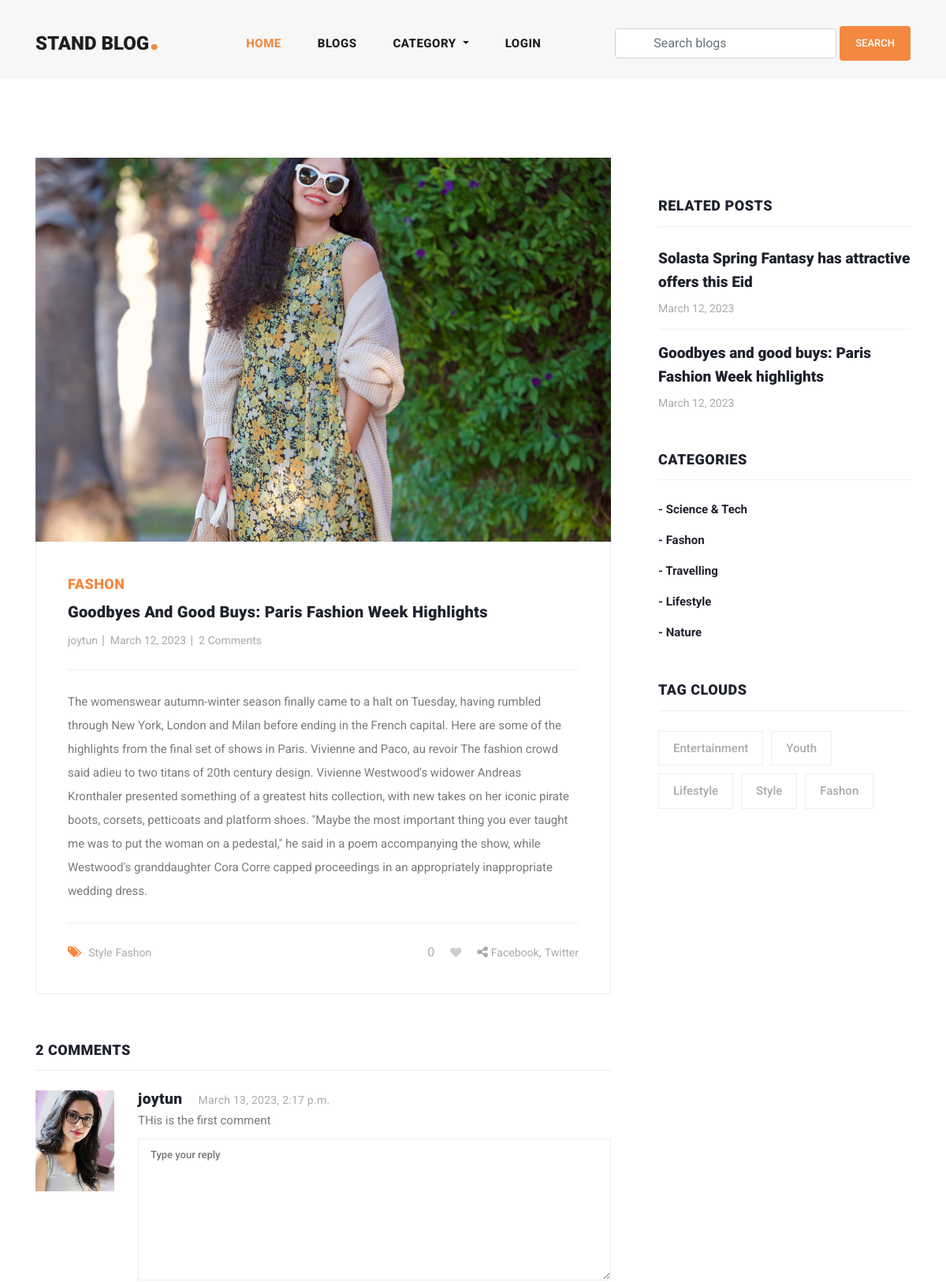
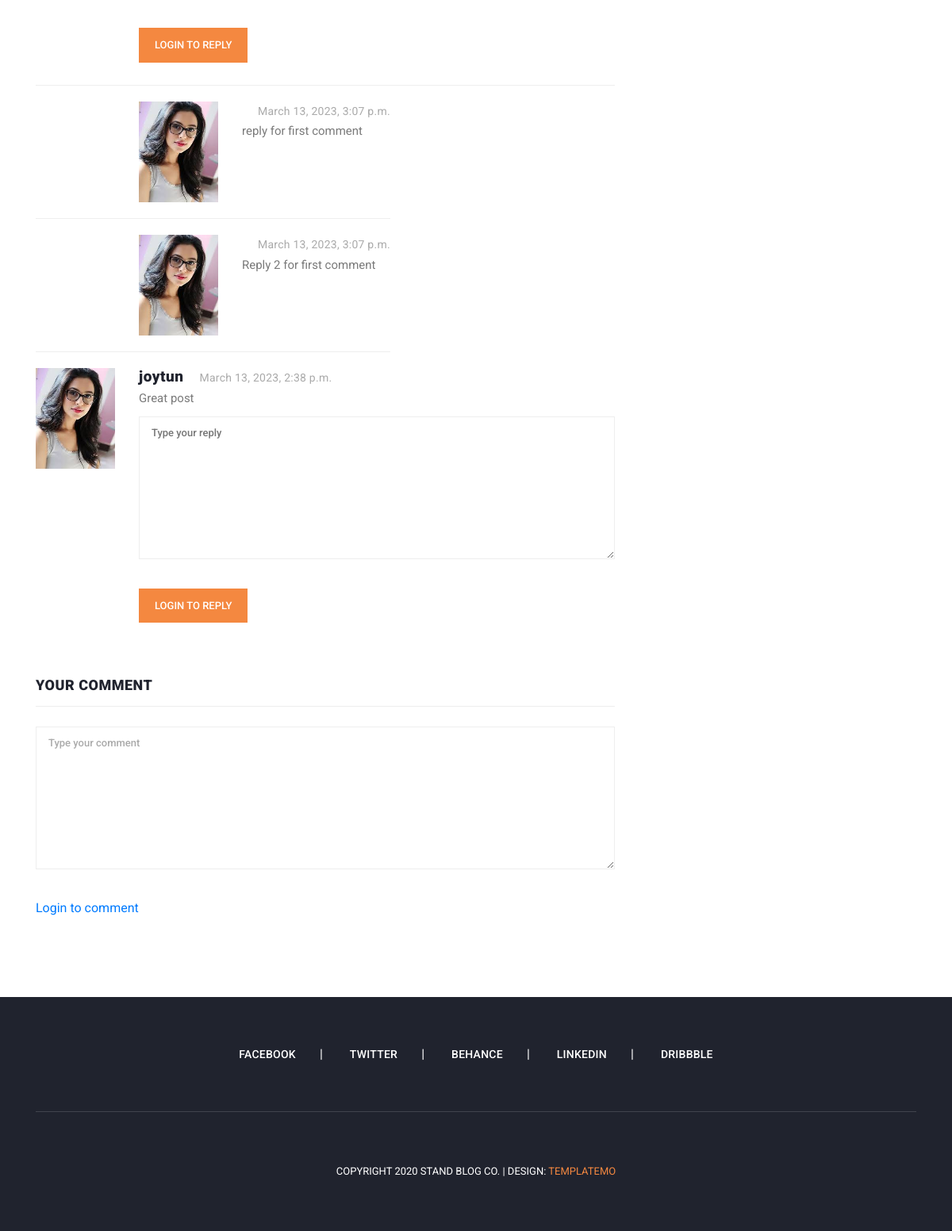
Screenshot of /blog/goodbyes-and-good-buys-paris-fashion-week-highlights/ with the database file from the repository (2 pictures, top to bottom).
### blog/models.py (models this page shows, shortened)
class Blog(models.Model):
    likes = models.ManyToManyField(
        user,
        related_name = 'user_likes',
        blank=True
    )
    user = models.ForeignKey(
        user,
        related_name = 'user_blogs',
        on_delete= models.CASCADE
    )
    category = models.ForeignKey(
        Category,
        related_name = 'category_blogs',
        on_delete= models.CASCADE
    )
    tags = models.ManyToManyField(
        Tag,
        related_name = 'tag_blogs',
        blank=True
    )
    title = models.CharField(max_length=250)
    description = models.TextField()
    slug = models.SlugField(null=True, blank = True)
    banner = models.ImageField(upload_to='blog_banners')
    created_date = models.DateField(auto_now_add=True)

class Category(models.Model):
    title = models.CharField(max_length=150, unique=True)
    slug = models.SlugField(null= True, blank = True)
    created_date = models.DateField(auto_now_add = True)

class Tag(models.Model):
    title = models.CharField(max_length=150)
    slug = models.SlugField(null= True, blank = True)
    created_date = models.DateField(auto_now_add=True)

class Comment(models.Model):
   user = models.ForeignKey(
       user,
       related_name = 'user_comments',
       on_delete= models.CASCADE
   )
   blog = models.ForeignKey(
       Blog,
       related_name= 'blog_comments',
       on_delete= models.CASCADE
   )
   text = models.TextField()
   created_date = models.DateTimeField(auto_now_add=True)

class Reply(models.Model):
   user = models.ForeignKey(
       user,
       related_name = 'user_replies',
       on_delete= models.CASCADE
   )
   comment = models.ForeignKey(
       Comment,
       related_name= 'comment_replies',
       on_delete= models.CASCADE
   )
   text = models.TextField()
   created_date = models.DateTimeField(auto_now_add=True)

### user_profile/models.py (models this page shows, shortened)
class user(AbstractUser):
    email =  models.EmailField(
        max_length=150,
        unique=True,
        error_messages={
        "unique": "The email must be unique"
        }
    )
    profile_image = models.ImageField(
        null=True,
        blank=True,
        upload_to="profile_image"
    )
    REQUIRED_FIELDS = ["email"]
    objects = customUserManager()
    def get_profile_picture(self):
        url=""
        try:
           url = self.profile_image.url
        except:
           url=""
        return url

### blog/views.py (the view, shortened to what this page needs)
# urls.py: path('blog/<str:slug>/', blog_details, name='blog_details'),
def blog_details(request, slug):
    form = CommentForm()
    blog = get_object_or_404(Blog, slug=slug)
    category = Category.objects.get(id=blog.category.id)
    related_blogs = category.category_blogs.all()
    tags = Tag.objects.order_by('-created_date')[:5]
    liked_by = request.user in blog.likes.all()
    context = {
        "blog": blog,
        "related_blogs": related_blogs,
        "tags": tags,
        "form": form,
        "liked_by": liked_by
    }
    return render(request, 'blog_details.html', context)

### blog/forms.py
class CommentForm(forms.Form):
     text = forms.CharField(widget = forms.Textarea, required=True)

### blog/context_processors.py (called while the page is built)
def get_all_categories(rewuest):
    Categories = Category.objects.all()
    context = {
        "categories" : Categories
    }
    return context

### templates/blog_details.html (shortened to what this page needs)
{% extends 'base.html' %}
{% load static %}
{% block content %}
<section class="blog-posts grid-system">
    <div class="container">
      <div class="row">
        <div class="col-lg-8">
          <div class="all-blog-posts">
            <div class="row">
              <div class="col-lg-12">
                <div class="blog-post">
                  <div class="blog-thumb">
                    <img src="{{blog.banner.url}}" alt="">
                  </div>
                  <div class="down-content">
                    <span>{{blog.category.title}}</span>
                    <a href="javascript:void(0);"><h4>{{blog.title}}</h4></a>
                    <ul class="post-info">
                      <li><a href="#">{{blog.user.username}}</a></li>
                      <li><a href="javascript:void(0);">{{blog.created_date}}</a></li>
                      <li><a href="javascript:void(0);">{{blog.blog_comments.all.count}} Comments</a></li>
                    </ul>
                    <p>{{blog.description}}</p>
                    <div class="post-options">
                      <div class="row">
                        <div class="col-6">
                          <ul class="post-tags">
                            <li><i class="fa fa-tags"></i></li>
                            {% if blog.tags.all.count > 0 %}
                            {% for tag in blog.tags.all %}
                            <li><a href="{% url 'tag_blogs' tag.slug %}">{{tag.title}}</a></li>
                            {% endfor %}
                            {% else %}
                            None
                            {% endif %}
                          </ul>
                        </div>
                        {% if request.user.is_authenticated %}
                        <div class="col-6">
                          <ul class="post-share">
                            <li id ="like-count">{{blog.likes.count}}</li>
                            {% if liked_by %}
                            <li class="pl-3 pr-3"><a href="javascript:void(0)"><i id ="like-icon" data-blog ={{blog.id}} class="fa fa-heart"></i></a></li>
                            {% else %}
                            <li class="pl-3 pr-3"><a href="javascript:void(0)"><i id ="like-icon" data-blog ={{blog.id}} class="fa fa-heart empty-heart"></i></a></li>
                            {% endif %}
                            <li><i class="fa fa-share-alt"></i></li>
                            <li><a href="#">Facebook</a>,</li>
                            <li><a href="#"> Twitter</a></li>
                          </ul>
                        </div>
                        {% else %}
                        <div class="col-6">
                            <ul class="post-share">
                              <li id ="like_count">{{blog.likes.count}}</li>
                              {% if liked_by %}
                              <li class="pl-3 pr-3"><a href="{% url 'login' %}"><i class="fa fa-heart"></i></a></li>
                              {% else %}
                              <li class="pl-3 pr-3"><a href="{% url 'login' %}"><i class="fa fa-heart empty-heart"></i></a></li>
                              {% endif %}
                              <li><i class="fa fa-share-alt"></i></li>
                              <li><a href="#">Facebook</a>,</li>
                              <li><a href="#"> Twitter</a></li>
                            </ul>
                          </div>
                        {% endif %}
                      </div>
                    </div>
                  </div>
                </div>
              </div>
              <div class="col-lg-12">
                <div class="sidebar-item comments">
                  <div class="sidebar-heading">
                    <h2>{{blog.blog_comments.count}} comments</h2>
                  </div>
                  <div class="content">
                    <ul>
                        {% for comment in blog.blog_comments.all %}
                      <li>
                        <div class="author-thumb">
                          <img src="{{comment.user.get_profile_picture}}" alt="">
                        </div>
                        <div class="right-content">
                          <h4>{{comment.user.username}}<span>{{comment.created_date}}</span></h4>
                          <p>{{comment.text}}</p>
                          <form id="comment" class="submit-reply my-2" action="{% url 'add_reply' blog.id comment.id %}" method="POST">
                            <div class="row">
                            <div class="col-lg-12">
                              <fieldset>
                                <textarea name="text" rows="2" cols = 100 id="text" placeholder="Type your reply" required=""></textarea>
                              </fieldset>
                            </div>
                            <div class="col-lg-12">
                              <fieldset>
                                {% if request.user.is_authenticated %}
                                <button type="submit" id="form-submit" class="main-button reply_button">Reply</button>
                                {% else %}
                                <a href="{% url 'login' %}" class="reply_button"> Login to reply </a>
                                {% endif %}
                            </fieldset>
                            </div>
                          </div>
                        </form>
                        </div>
                      </li>
                      {% for reply in comment.comment_replies.all %}
                      <li class="replied">
                        <div class="author-thumb">
                          <img src="{{reply.user.get_profile_picture}}" alt="">
                        </div>
                        <div class="right-content">
                          <h4>{{reply.user.user_name}}<span>{{reply.created_date}}</span></h4>
                          <p>{{reply.text}}</p>
                        </div>
                      </li>
                      {% endfor %}
                      {% endfor %}
                    </ul>
                  </div>
                </div>
              </div>
              <div class="col-lg-12">
                <div class="sidebar-item submit-comment">
                  <div class="sidebar-heading">
                    <h2>Your comment</h2>
                  </div>
                  <div class="content">
                    <form id="comment" action="{% url 'blog_details' blog.slug %}" method="POST">
                        <div class="row">
                        <div class="col-lg-12">
                          <fieldset>
                            <textarea name="text" rows="6" id="text" placeholder="Type your comment" required=""></textarea>
                          </fieldset>
                        </div>
                        <div class="col-lg-12">
                          <fieldset>
                            {% if request.user.is_authenticated %}
                            <button type="submit" id="form-submit" class="main-button">Submit</button>
                            {% else %}
                            <a href="{% url 'login' %}" > Login to comment </a>
                            {% endif %}
                        </fieldset>
                        </div>
                      </div>
                    </form>
                  </div>
                </div>
              </div>
            </div>
          </div>
        </div>
        <div class="col-lg-4">
          <div class="sidebar">
            <div class="row">
              <div class="col-lg-12">
                <div class="sidebar-item recent-posts">
                  <div class="sidebar-heading">
                    <h2>Related Posts</h2>
                  </div>
                  <div class="content">
                    <ul>
                      {% for blog in related_blogs %}
                      <li><a href="{% url 'blog_details' blog.slug %}">
                        <h5>{{blog.title}}</h5>
                        <span>{{blog.created_date}}</span>
                      </a></li>
                      {% endfor %}
                    </ul>
                  </div>
                </div>
              </div>
              <div class="col-lg-12">
                <div class="sidebar-item categories">
                  <div class="sidebar-heading">
                    <h2>Categories</h2>
                  </div>
                  <div class="content">
                    <ul>
                        {% for category in categories %}
                        <li><a href="{% url 'category_blogs' category.slug %}">- {{category.title}}</a></li>
                        {% endfor %}
                    </ul>
                  </div>
                </div>
              </div>
              <div class="col-lg-12">
                <div class="sidebar-item tags">
                  <div class="sidebar-heading">
                    <h2>Tag Clouds</h2>
                  </div>
                  <div class="content">
                    <ul>
                        {% for tag in tags %}
                        <li><a href="{% url 'tag_blogs' tag.slug %}">{{tag.title}}</a></li>
                        {% endfor %}
                    </ul>
                  </div>
                </div>
              </div>
            </div>
          </div>
        </div>
      </div>
    </div>
  </section>
{% endblock content %}

### assets/css/main.css (style rules this page uses)
.fa-heart { color: red !important; }
.empty-heart { color: #CDCDCD !important; }
.submit-comment textarea { text-transform: none !important; }
.blog-posts .submit-reply textarea { width: 100%; height: 46px; border: 1px solid #eee; font-size: 13px; text-transform: none; font-weight: 500; color: #7a7a7a; outline: none; padding: 10px 15px; margin-bottom: 30px; height: 180px; max-height: 220px; max-width: 100%; min-width: 160px; }
.reply_button { display: inline-block; background-color: #f48840; color: #fff; font-size: 13px; font-weight: 500; padding: 12px 20px; text-transform: uppercase; transition: all .3s; border: none; outline: none; }
input, textarea { text-transform: none !important; }

### rows the page displays
Blog: banner (picture), category "FASHON", title "Goodbyes And Good Buys: Paris Fashion Week Highlights", user.username "joytun", created_date "March 12, 2023", blog_comments.all.count "2", description "The womenswear autumn-winter season finally came to a halt on Tuesday, having rumbled through New York, London and Milan before ending in the French capital. Here are some of the highlights from the final set of shows in Paris. Vivienne and Paco, au revoir The fashion crowd said adieu to two titans of 20th century design. Vivienne Westwood's widower Andreas Kronthaler presented something of a greatest hits collection, with new takes on her iconic pirate boots, corsets, petticoats and platform shoes. \"Maybe the most important thing you ever taught me was to put the woman on a pedestal,\" he said in a poem accompanying the show, while Westwood's granddaughter Cora Corre capped proceedings in…", likes.count "0", blog_comments.count "2", title "Goodbyes and good buys: Paris Fashion Week highlights"
Tag: title "Style"
Tag: title "Fashon"
Comment: user.get_profile_picture (picture), user.username "joytun", created_date "March 13, 2023, 2:17 p.m.", text "THis is the first comment"
Reply: user.get_profile_picture (picture), created_date "March 13, 2023, 3:07 p.m.", text "reply for first comment"
Reply: user.get_profile_picture (picture), created_date "March 13, 2023, 3:07 p.m.", text "Reply 2 for first comment"
Comment: user.get_profile_picture (picture), user.username "joytun", created_date "March 13, 2023, 2:38 p.m.", text "Great post"
Blog: title "Solasta Spring Fantasy has attractive offers this Eid", created_date "March 12, 2023"
Category: title "Science & Tech"
Category: title "Fashon"
Category: title "Travelling"
Category: title "Lifestyle"
Category: title "Nature"
Tag: title "Entertainment"
Tag: title "Youth"
Tag: title "Lifestyle"
